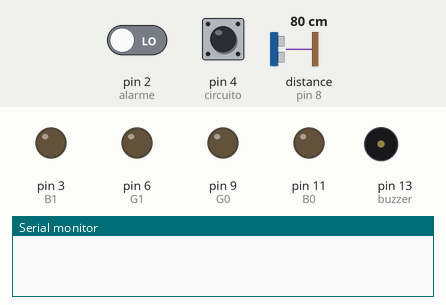
Simulated run of this sketch. Board: Arduino Uno, built with avr-gcc and run on an emulated ATmega328P. Parts: output pins drawn as LEDs (lit = HIGH), buzzer (waves = sounding), the last lines printed to the serial monitor. Inputs (shaded band) come from the test bench; at power-on: pin 4 (circuito) LOW, distance to the obstacle (sensor on pin 8) 80 cm, pin 2 (alarme) LOW. The echo pulse lasts 58.3 µs per cm; pins used as bus, display or sensor lines are not drawn.

Above: at 1.2 s.
1.3 s: pin 4 (circuito) pulsed HIGH 5 times (0.12 s each, 0.3 s apart)
At 3.9 s:
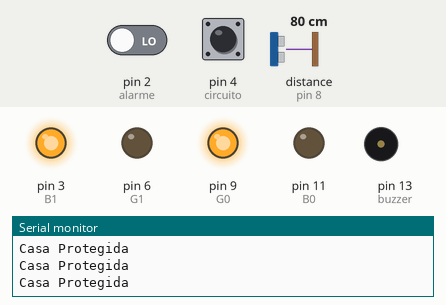
4.3 s: distance to the obstacle (sensor on pin 8) set to 31 cm
7.3 s: distance to the obstacle (sensor on pin 8) set to 26 cm
At 8.0 s:
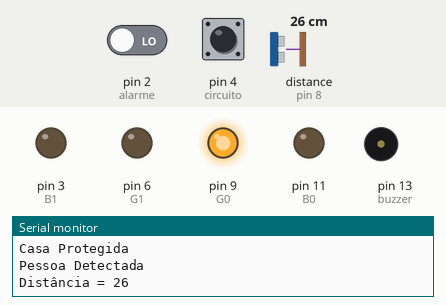
Timing chart, 0 to 14.8 s (numbered marks = the images above; inputs shaded):
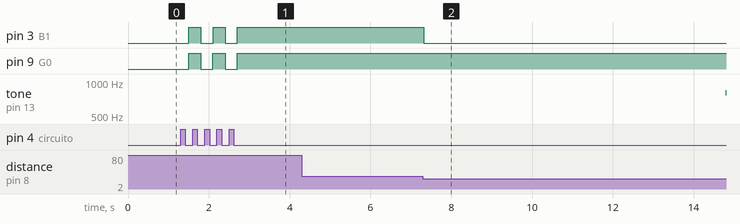

Measured:
- the behaviour switches between 30 and 29 cm on distance to the obstacle (sensor on pin 8) (found by bisection; images 1 and 2)
- after the input at 1.3 s, pin 3 (B1): alternates HIGH for 0.30 s and LOW for 0.30 s, 5 changes in all, then stays HIGH, starting after 0.21 s; pin 9 (G0): alternates HIGH for 0.30 s and LOW for 0.30 s, 5 changes in all, then stays HIGH, starting after 0.20 s
- after the input at 7.3 s, pin 3 (B1): HIGH → LOW at once; tone on pin 13 (buzzer): silent → 800 Hz after 7.5 s

The sketch:

alarme-hackaton.ino
```cpp
//Autor: Marcos Roberto Fernandes Filho***
//Curso: Técnico Integrado em Eletrônica**
//Instituição: IFSC - Florianópolis*******


#define trigger 7// Saída Trigger do sonar
#define echo 8 // Entrada Echo do sonar
#define buzzer 13 // Saída do Buzzer
#define circuito 4 // Entrada do Botão para ligar ou desligar o circuito
#define alarme 2 // Entrada do Botão para desligar o alarme
#define R0 10 // Vermelho, Liga Desliga
#define G0 9 // Verde, Liga Desliga
#define B0 11 // Azul, Liga Desliga (Não Utilizado)
#define R1 5 // Vermelho, Alarme
#define G1 6 // Verde, Alarme (Não Utilizado)
#define B1 3 // Azul, Alarme
#define ANODO COMUM // Se o Led RGB for catodo comum esta linha deve ser comentada

//////// Digite um Valor em Centimetros ////////
#define distancia_limite 30 // Distância Limite
/////// Aceita Valores de 2cm até 400cm ///////

int tempo = 10; // A duração da nota que o buzzer irá tocar(ms)
int frequencia = 0; // Inicializa a frequência como 0
int duracao; // Varíavel que armazena a duração da onda
int distancia; // Variáveis para a distância que será calculada
int circuito_on = LOW; // Variável de controle para saber se o circuito foi ligado ou não
int arm_circuito = LOW; // Armazena o valor de circuito_on
int alarme_on = LOW; // Variável de controle pra saber se o alarme foi desativado ou não

void setup()
{
  Serial.begin(9600);
  pinMode(trigger, OUTPUT); // Define o pino Trigger como saída
  pinMode(echo, INPUT); // Define o pino Echo como entrada
  pinMode(buzzer, OUTPUT); // Define o pino Buzzer como saída
  pinMode(circuito, INPUT); // Define o pino para o botão de ligar o circuito
  pinMode(alarme, INPUT); // Define  o pino para o botão de desativar o alarme
  // LED's para saber se o CIRCUITO está On ou Off
  pinMode(R0, OUTPUT); // Cor vermelha do Led, Desligado
  pinMode(B0, OUTPUT); // Azul não utilizado
  pinMode(G0, OUTPUT); // Cor verde do Led, Ligado
  // LED's para saber se o ALARME está Ativado ou Desativado
  pinMode(R1, OUTPUT); // Cor vermelha do Led, Pessoa Detectada
  pinMode(G0, OUTPUT); // Verde não utilizado
  pinMode(B1, OUTPUT); // Cor azul do Led, Nada Detectado
}

void loop() {
  CorRgb(255,0,0,1); // Cor Vermelho, Circuito Desligado
  CorRgb(0,0,0,0); // Sem Cor, Alarme Desativado
  circuito_on = digitalRead(circuito); // Lê o pino "circuito" e armazena em "circuito_on"
  if (circuito_on == HIGH) // Se o o circuito for ligado
  {
    arm_circuito = !arm_circuito; // Inverte o valor de arm_circuito e entra no laço abaixo
    delay(200);
  }
  // Laço principal
  while(arm_circuito == HIGH)
  {
    circuito_on = digitalRead(circuito); // Lê novamente o botão de controle do circuito
    if (circuito_on == HIGH) // Se o botão for apertado novamente
    {
      arm_circuito = !arm_circuito; // Inverte o valor de arm_circuito e sai do laço, desligando o circuito
      delay(200);
      break;
    }
    CorRgb(0,255,0,1); // Cor Verde, Circuito Ligado
    digitalWrite(trigger, HIGH); // Ativa a porta Trigger para enviar a onda
    delayMicroseconds(10); // Espera a onda
    digitalWrite(trigger, LOW); // Desativa a porta Trigger

    duracao = pulseIn(echo, HIGH);   // Calcula quanto tempo demora para a onda chegar na porta Echo
    distancia = (duracao / 2)/29.1; // Calcula a conversão para Cm

    // Se a distância for maior que a limite e menor que zero não faz nada.
    if (distancia >= distancia_limite || distancia <= 0)
    {
      CorRgb(0,0,255,0); // Cor Azul, Nada Detectado
      alarme_on = LOW; // Mantém o alarme desativado
      Serial.println("Casa Protegida");
      digitalWrite(buzzer, LOW); // Mantém o buzzer desativado
    }

    // Se a distância estiver entre a limite e 0 ele liga a sirene
    while (distancia < distancia_limite && distancia > 0 && alarme_on == LOW)
    {
      CorRgb(255,0,0,0); // Cor Vermelha, Pessoa Detectada
      Serial.println("Pessoa Detectada");
      Serial.print("Distância = ");
      Serial.println(distancia); // Mostra no terminal a distância em que a pessoa está (cm)

      // Sirene de Polícia
      for (frequencia = 150; frequencia < 1800; frequencia += 1)
      {
        alarme_on = digitalRead(alarme); // Lê o botão que desativa o alarme
        if(alarme_on == HIGH) // Se o botão for pressionado ele encerra o laço de detecção
        {
          break;
        }
        // Toca o buzzer em determinada frequência por determinado tempo
        tone(buzzer, frequencia, tempo);
        delay(1);
      }
      for (frequencia = 1800; frequencia > 150; frequencia -= 1)
      {
        alarme_on = digitalRead(alarme); // Lê o botão que desativa o alarme
        if(alarme_on == HIGH) // Se o botão for pressionado ele encerra o laço de detecção
        {
          break;
        }
        // Toca o buzzer em determinada frequência por determinado tempo
        tone(buzzer, frequencia, tempo);
        delay(1);
      }
    }
   } // Fim do laço principal
  }

  // Função para controlar a cor do led RGB anodo comum
  void CorRgb(int vermelho, int verde, int azul, int on_off)
  {
    #ifdef ANODO_COMUM
    vermelho = 255 - vermelho; // Operação para resultar no vermelho no led ANODO COMUM
    verde = 255 - verde; // Operação para resultar no verde no led ANODO COMUM
    azul = 255 - azul; // Operação para resultar no verde no led ANODO COMUM
    #endif
    if (on_off == 1) // Se for para ligar e desligar o CIRCUITO
    {
      analogWrite(R0, vermelho);
      analogWrite(G0, verde);
      analogWrite(B0, azul);
    }
    else // Se for para ativar ou desativar o ALARME
    {
      analogWrite(R1, vermelho);
      analogWrite(G1, verde);
      analogWrite(B1, azul);
    }
  }
```
